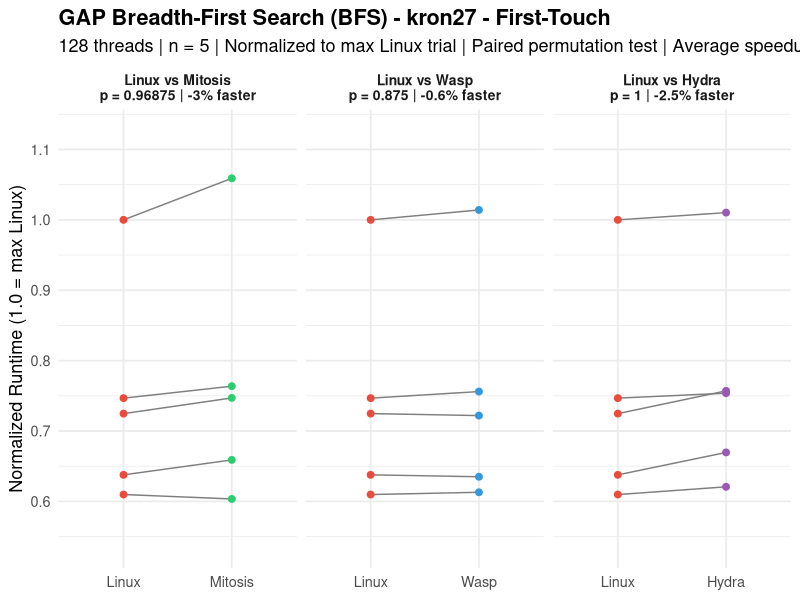
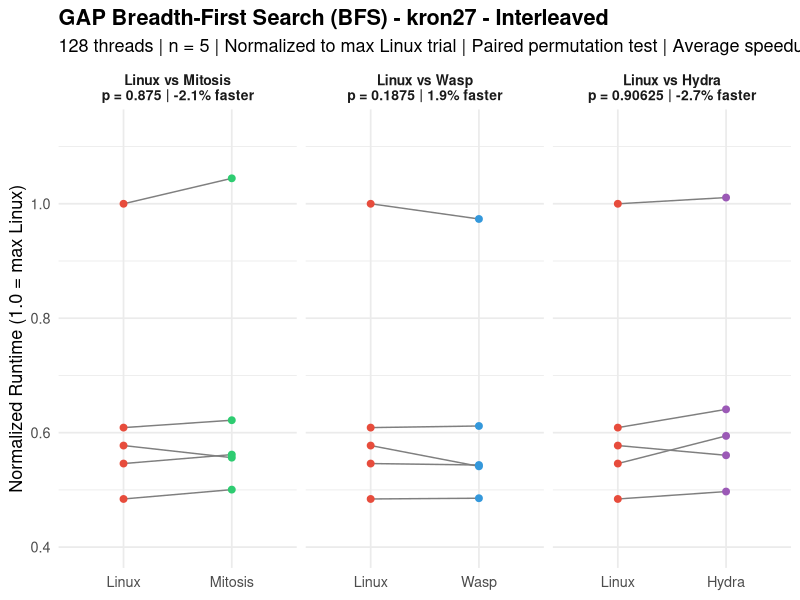
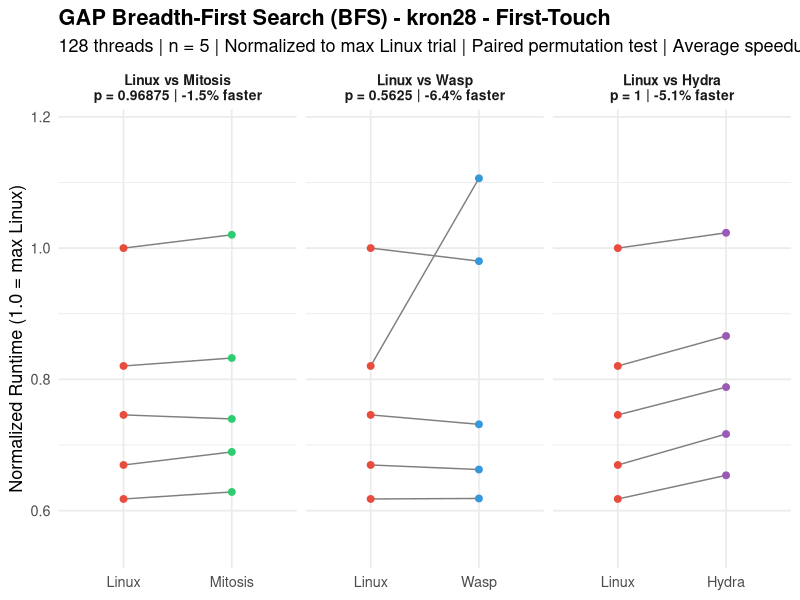
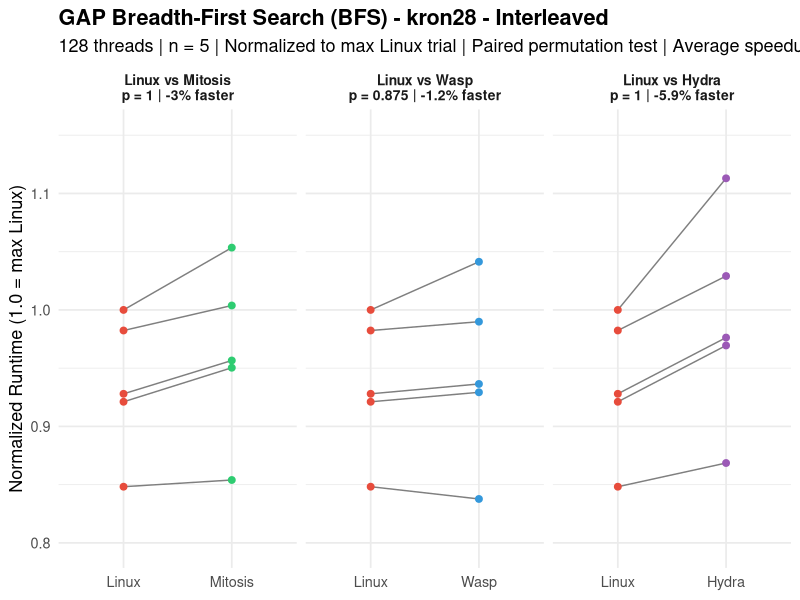
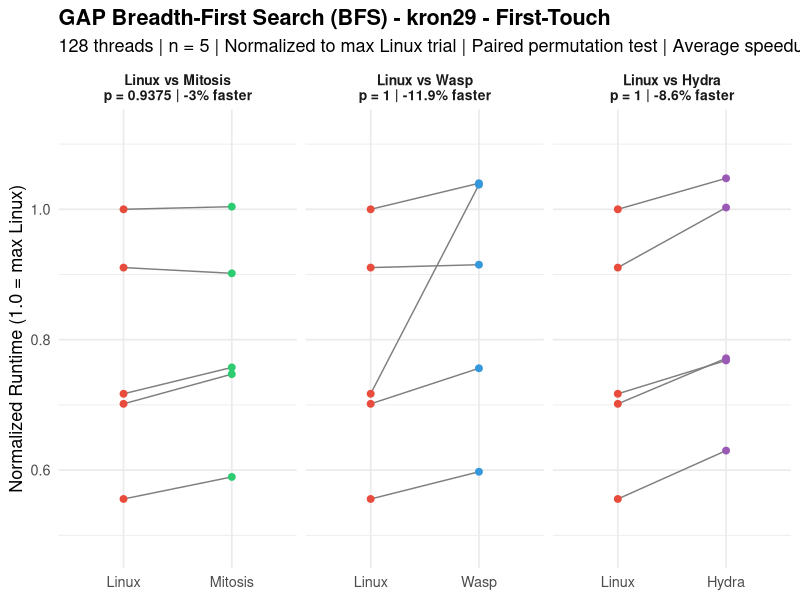
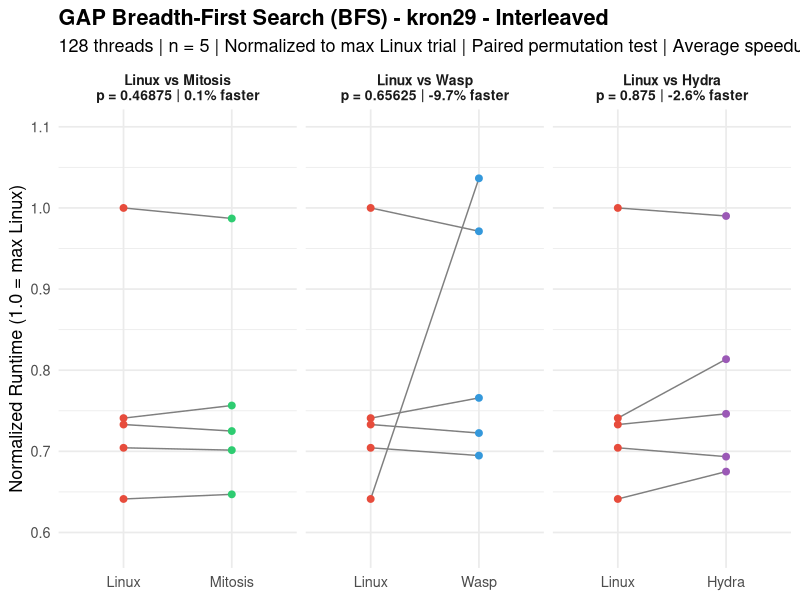
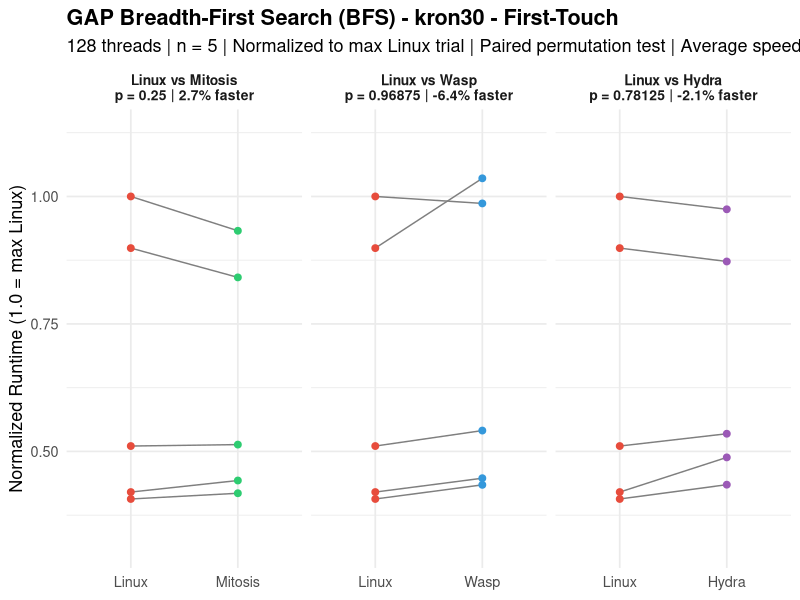
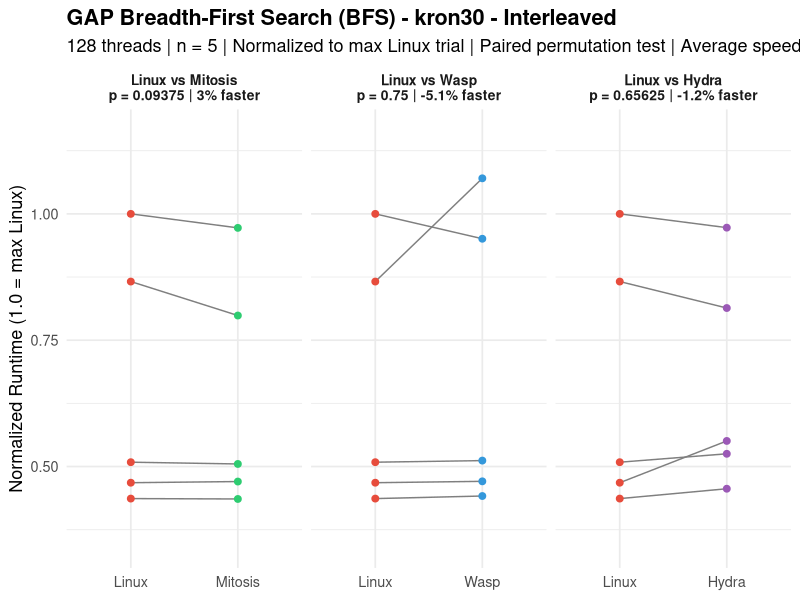

These charts were generated, in order, by the following R code:
###############################################################################
###                              bfs.R                                      ###
###############################################################################

library(ggplot2)

# =============================================================================
# RAW DATA: Trial Times (seconds) – BFS Benchmark
# 128 threads, n=5, repl_order_9 for Hydra
# Source: rawdata.txt
# =============================================================================

data <- list(
  # --- LINUX First-Touch ---
  linux_ft_kron27  = c(0.39534, 0.29521, 0.24107, 0.28652, 0.25213),
  linux_ft_kron28  = c(0.43326, 0.38893, 0.58089, 0.35885, 0.47656),
  linux_ft_kron29  = c(0.98460, 0.77534, 0.60090, 0.75869, 1.08126),
  linux_ft_kron30  = c(1.24678, 2.66584, 1.51447, 2.96633, 1.20656),
  linux_ft_uni27   = c(0.79836, 0.60190, 0.60209, 0.70992, 0.59170),
  linux_ft_uni28   = c(2.24256, 1.85336, 2.32016, 2.02002, 2.05999),
  linux_ft_uni29   = c(2.81867, 2.96304, 5.97070, 2.55078, 2.80120),
  linux_ft_uni30   = c(4.99616, 5.11766, 4.72721, 4.79570, 5.16856),
  linux_ft_twitter = c(0.19449, 0.16970, 0.19503, 0.24759, 0.18189),
  linux_ft_web     = c(0.31523, 0.31139, 0.28996, 0.29125, 0.31093),
  linux_ft_road    = c(0.68861, 0.64204, 0.52577, 0.57417, 0.64966),
  
  # --- LINUX Interleaved ---
  linux_il_kron27  = c(0.34702, 0.18948, 0.16800, 0.20039, 0.21128),
  linux_il_kron28  = c(0.34756, 0.32015, 0.34142, 0.29481, 0.32253),
  linux_il_kron29  = c(0.59040, 0.58410, 0.51100, 0.56126, 0.79681),
  linux_il_kron30  = c(0.99960, 1.84978, 1.08629, 2.13583, 0.93249),
  linux_il_uni27   = c(0.35050, 0.29219, 0.29479, 0.29942, 0.29321),
  linux_il_uni28   = c(0.88142, 0.77727, 1.03920, 0.86755, 0.80848),
  linux_il_uni29   = c(1.41583, 1.50662, 2.19409, 1.26200, 1.40013),
  linux_il_uni30   = c(2.42604, 2.46590, 2.31227, 2.28579, 2.56193),
  linux_il_twitter = c(0.15514, 0.15950, 0.19205, 0.25068, 0.13496),
  linux_il_web     = c(0.20378, 0.19050, 0.18285, 0.18586, 0.19646),
  linux_il_road    = c(0.79331, 0.74093, 0.62783, 0.66626, 0.75095),
  
  # --- MITOSIS Replicated ---
  mitosis_ft_kron27  = c(0.41867, 0.30193, 0.23858, 0.29534, 0.26052),
  mitosis_ft_kron28  = c(0.42969, 0.40048, 0.59270, 0.36506, 0.48361),
  mitosis_ft_kron29  = c(0.97510, 0.81908, 0.63746, 0.80791, 1.08561),
  mitosis_ft_kron30  = c(1.31398, 2.49550, 1.52288, 2.76670, 1.23986),
  mitosis_ft_uni27   = c(0.73725, 0.52245, 0.57123, 0.56808, 0.55668),
  mitosis_ft_uni28   = c(2.09228, 1.81765, 2.40155, 2.05249, 1.88179),
  mitosis_ft_uni29   = c(2.88626, 2.98424, 6.24052, 2.59952, 2.81901),
  mitosis_ft_uni30   = c(5.04417, 5.03641, 4.84113, 4.69046, 5.18991),
  mitosis_ft_twitter = c(0.18883, 0.16984, 0.20095, 0.25039, 0.17003),
  mitosis_ft_web     = c(0.30973, 0.31561, 0.29135, 0.29331, 0.31523),
  mitosis_ft_road    = c(0.71911, 0.68368, 0.55110, 0.59389, 0.68273),
  
  # --- MITOSIS Replicated+Interleaved ---
  mitosis_il_kron27  = c(0.36246, 0.19492, 0.17367, 0.19305, 0.21576),
  mitosis_il_kron28  = c(0.36615, 0.33031, 0.34888, 0.29681, 0.33247),
  mitosis_il_kron29  = c(0.60279, 0.57770, 0.51555, 0.55895, 0.78646),
  mitosis_il_kron30  = c(1.00448, 1.70623, 1.07883, 2.07666, 0.93086),
  mitosis_il_uni27   = c(0.37252, 0.29413, 0.29990, 0.30024, 0.29718),
  mitosis_il_uni28   = c(0.86911, 0.77785, 1.03476, 0.87649, 0.81693),
  mitosis_il_uni29   = c(1.37111, 1.43228, 2.19855, 1.24383, 1.36865),
  mitosis_il_uni30   = c(2.41568, 2.41973, 2.31396, 2.28841, 2.49981),
  mitosis_il_twitter = c(0.15373, 0.15993, 0.20405, 0.23922, 0.13618),
  mitosis_il_web     = c(0.19963, 0.19053, 0.18181, 0.20014, 0.19608),
  mitosis_il_road    = c(0.85709, 0.82027, 0.68255, 0.74305, 0.81967),
  
  # --- WASP First-Touch ---
  wasp_ft_kron27  = c(0.40090, 0.29891, 0.24234, 0.28541, 0.25106),
  wasp_ft_kron28  = c(0.42491, 0.38490, 0.56933, 0.35930, 0.64266),
  wasp_ft_kron29  = c(0.98939, 1.12203, 0.64602, 0.81763, 1.12446),
  wasp_ft_kron30  = c(1.32731, 3.07184, 1.60448, 2.92576, 1.28872),
  wasp_ft_uni27   = c(0.66087, 0.48427, 0.59814, 0.58436, 0.52640),
  wasp_ft_uni28   = c(2.28764, 2.08114, 2.47150, 2.28651, 1.95981),
  wasp_ft_uni29   = c(2.82046, 2.92439, 6.18168, 2.57943, 2.78541),
  wasp_ft_uni30   = c(5.24666, 5.19646, 4.81023, 4.88284, 5.36276),
  wasp_ft_twitter = c(0.16135, 0.16481, 0.22011, 0.28995, 0.15958),
  wasp_ft_web     = c(0.30484, 0.31054, 0.30349, 0.28998, 0.31321),
  wasp_ft_road    = c(0.70433, 0.67665, 0.55567, 0.57323, 0.67890),
  
  # --- WASP Interleaved ---
  wasp_il_kron27  = c(0.33780, 0.18859, 0.16845, 0.18779, 0.21226),
  wasp_il_kron28  = c(0.36193, 0.32298, 0.34405, 0.29115, 0.32547),
  wasp_il_kron29  = c(0.61027, 0.57574, 0.82591, 0.55361, 0.77391),
  wasp_il_kron30  = c(1.00537, 2.28614, 1.09304, 2.03069, 0.94333),
  wasp_il_uni27   = c(0.35574, 0.29864, 0.29540, 0.30179, 0.35613),
  wasp_il_uni28   = c(0.88866, 0.95789, 1.04035, 0.87169, 0.81889),
  wasp_il_uni29   = c(1.42305, 1.51290, 2.20200, 1.29238, 1.42866),
  wasp_il_uni30   = c(3.13147, 2.41080, 2.30456, 2.28989, 2.49246),
  wasp_il_twitter = c(0.15932, 0.15896, 0.19770, 0.24953, 0.13550),
  wasp_il_web     = c(0.20368, 0.18863, 0.18351, 0.19027, 0.19005),
  wasp_il_road    = c(0.82392, 0.76485, 0.63280, 0.69207, 0.77911),
  
  # --- HYDRA Replicated (repl_order_9) ---
  hydra_ft_kron27  = c(0.39941, 0.29800, 0.24541, 0.29931, 0.26472),
  hydra_ft_kron28  = c(0.45786, 0.41634, 0.59446, 0.37978, 0.50311),
  hydra_ft_kron29  = c(1.08413, 0.83063, 0.68114, 0.83419, 1.13264),
  hydra_ft_kron30  = c(1.44842, 2.58800, 1.58603, 2.89163, 1.28970),
  hydra_ft_uni27   = c(0.81929, 0.65879, 0.67303, 0.76665, 0.65905),
  hydra_ft_uni28   = c(2.00960, 1.84905, 2.41788, 2.10091, 1.90960),
  hydra_ft_uni29   = c(2.93373, 3.02496, 6.25218, 2.67045, 2.97470),
  hydra_ft_uni30   = c(5.31154, 5.26837, 5.03181, 4.92181, 5.49664),
  hydra_ft_twitter = c(0.17027, 0.17673, 0.20505, 0.28116, 0.16631),
  hydra_ft_web     = c(0.30612, 0.33415, 0.29623, 0.29523, 0.31563),
  hydra_ft_road    = c(1.08329, 1.04928, 0.90961, 0.97021, 1.03769),
  
  # --- HYDRA Replicated+Interleaved (repl_order_9) ---
  hydra_il_kron27  = c(0.35079, 0.20624, 0.17250, 0.19449, 0.22235),
  hydra_il_kron28  = c(0.38683, 0.33695, 0.35768, 0.30188, 0.33931),
  hydra_il_kron29  = c(0.64828, 0.59462, 0.53788, 0.55256, 0.78890),
  hydra_il_kron30  = c(1.17613, 1.73788, 1.12181, 2.07758, 0.97412),
  hydra_il_uni27   = c(0.35819, 0.30027, 0.30293, 0.31082, 0.31426),
  hydra_il_uni28   = c(0.89305, 0.80852, 1.04394, 0.89700, 0.82442),
  hydra_il_uni29   = c(1.56209, 1.60389, 2.21582, 1.40118, 1.52736),
  hydra_il_uni30   = c(2.74216, 2.68902, 2.53779, 2.52880, 2.77665),
  hydra_il_twitter = c(0.15072, 0.16138, 0.20270, 0.24180, 0.13618),
  hydra_il_web     = c(0.21073, 0.19901, 0.19221, 0.19087, 0.19650),
  hydra_il_road    = c(1.14437, 1.13205, 0.97137, 1.01711, 1.10390)
)

# =============================================================================
# PAIRED PERMUTATION TEST (exact, one-sided: Linux slower → diff > 0)
# =============================================================================

perm_test <- function(baseline, treatment) {
  d <- baseline - treatment
  obs <- mean(d)
  n <- length(d)
  perm_stats <- numeric(2^n)
  for (i in 0:(2^n - 1)) {
    signs <- 2 * as.integer(intToBits(i)[1:n]) - 1
    perm_stats[i + 1] <- mean(signs * abs(d))
  }
  p <- mean(perm_stats >= obs)
  return(list(obs = obs, p = p))
}

# =============================================================================
# RUN ALL TESTS
# =============================================================================

graphs <- c("kron27", "kron28", "kron29", "kron30",
            "uni27", "uni28", "uni29", "uni30",
            "twitter", "web", "road")
policies <- c("ft", "il")
policy_labels <- c(ft = "First-Touch", il = "Interleaved")
systems <- c("mitosis", "wasp", "hydra")

results <- data.frame()

pdf("bfs.pdf", width = 10, height = 5)

for (graph in graphs) {
  for (pol in policies) {
    linux_key <- paste0("linux_", pol, "_", graph)
    for (sys in systems) {
      sys_key <- paste0(sys, "_", pol, "_", graph)
      res <- perm_test(data[[linux_key]], data[[sys_key]])
      results <- rbind(results, data.frame(
        Graph = graph,
        Policy = policy_labels[pol],
        Comparison = paste("Linux vs", tools::toTitleCase(sys)),
        MeanDiff = round(res$obs, 5),
        p_value = res$p,
        stringsAsFactors = FALSE
      ))
    }
  }
}

# Print results table
cat("\n====== PAIRED PERMUTATION TEST RESULTS (exact, one-sided) ======\n")
cat("BFS (Breadth-First Search)\n")
cat("128 threads | 5 trials | repl_order_9 for Hydra\n\n")
print(results, row.names = FALSE)

# Count significant results
cat("\n\nSignificant (p < 0.05):", sum(results$p_value < 0.05), "of", nrow(results), "\n")
cat("Non-significant (p >= 0.05):", sum(results$p_value >= 0.05), "of", nrow(results), "\n")

# =============================================================================
# PLOTS: One per graph per policy, with 3 facets (Mitosis, WASP, Hydra)
# =============================================================================

for (graph in graphs) {
  for (pol in policies) {
    linux_key <- paste0("linux_", pol, "_", graph)
    max_linux <- max(data[[linux_key]])
    df_list <- list()
    
    for (sys in systems) {
      sys_key <- paste0(sys, "_", pol, "_", graph)
      res <- perm_test(data[[linux_key]], data[[sys_key]])
      sys_label <- tools::toTitleCase(sys)
      pct <- round(res$obs / mean(data[[linux_key]]) * 100, 1)
      label <- paste0("Linux vs ", sys_label,
                      "\np = ", res$p,
                      " | ", pct, "% faster")
      df_list[[sys]] <- data.frame(
        Trial = rep(1:5, 2),
        Zeit = c(data[[linux_key]] / max_linux, data[[sys_key]] / max_linux),
        Bedingung = factor(rep(c("Linux", sys_label), each = 5),
                           levels = c("Linux", sys_label)),
        Vergleich = label
      )
    }
    
    df <- do.call(rbind, df_list)
    df$Vergleich <- factor(df$Vergleich, levels = unique(df$Vergleich))
    
    # Compute y-axis limits with padding for better spread
    y_min <- min(df$Zeit)
    y_max <- max(df$Zeit)
    y_pad <- (y_max - y_min) * 0.15
    
    p <- ggplot(df, aes(x = Bedingung, y = Zeit)) +
      geom_line(aes(group = Trial), color = "gray50", linewidth = 0.5) +
      geom_point(aes(color = Bedingung), size = 2) +
      scale_color_manual(values = c("Linux" = "#E74C3C",
                                    "Mitosis" = "#2ECC71",
                                    "Wasp" = "#3498DB",
                                    "Hydra" = "#9B59B6")) +
      coord_cartesian(ylim = c(y_min - y_pad, y_max + y_pad)) +
      facet_wrap(~ Vergleich, scales = "free_x") +
      labs(
        title = paste0("GAP Breadth-First Search (BFS) - ",
                       graph, " - ", policy_labels[pol]),
        subtitle = "128 threads | n = 5 | Normalized to max Linux trial | Paired permutation test | Average speedup",
        x = NULL,
        y = "Normalized Runtime (1.0 = max Linux)"
      ) +
      theme_minimal(base_size = 13) +
      theme(legend.position = "none",
            plot.title = element_text(face = "bold"),
            strip.text = element_text(face = "bold", size = 10))
    
    print(p)
  }
}

dev.off()
cat("Saved all plots to bfs.pdf\n")
